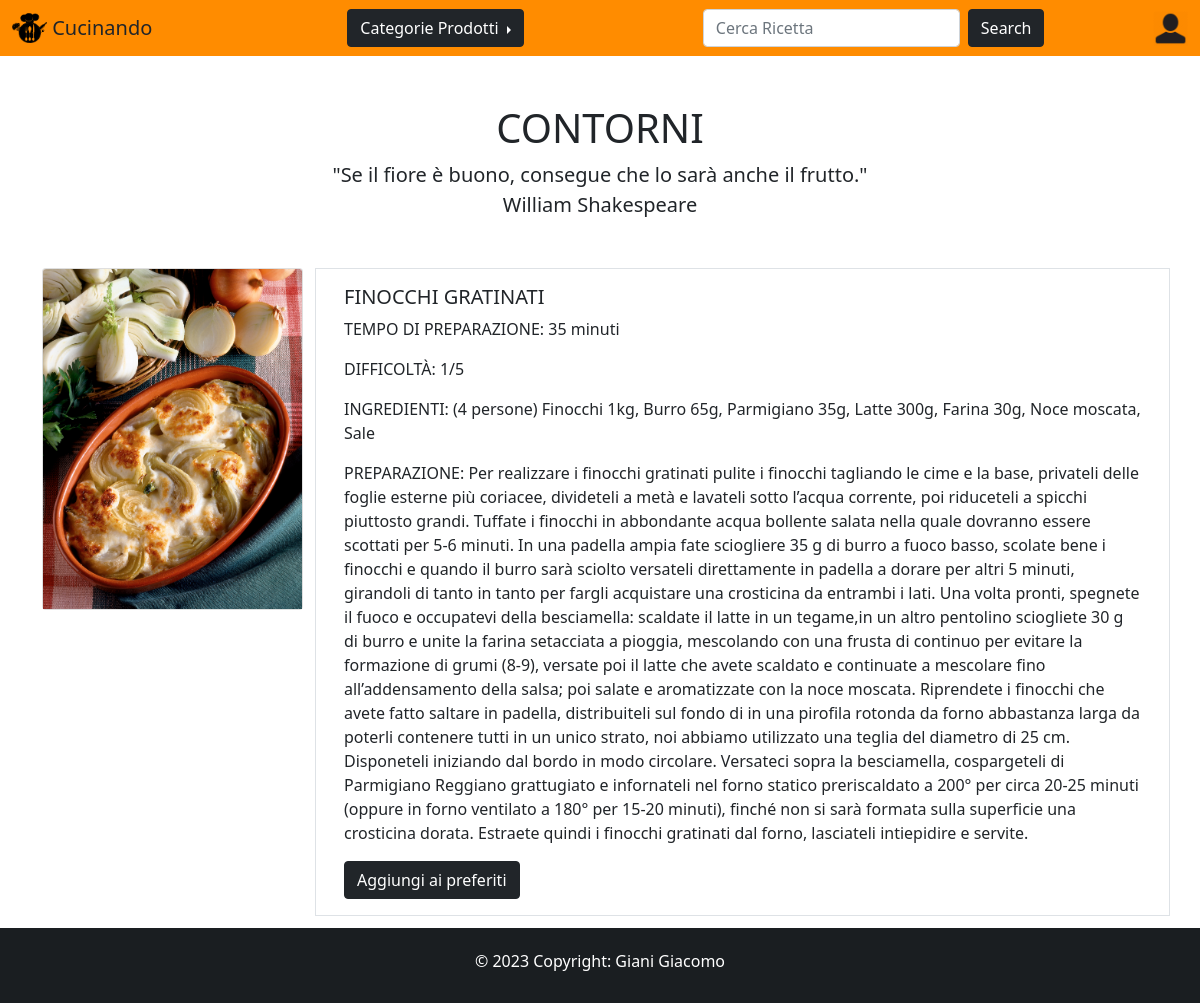
Screenshot of /home/contorni with the database file from the repository.
### ricette/models.py (models this page shows, shortened)
class Ricetta(models.Model):
    immagine = models.ImageField()
    nome = models.CharField(max_length=30)
    ingredienti = models.CharField(max_length=2000)
    difficoltà = models.IntegerField(default=1)
    tempo = models.IntegerField(default=1)
    descrizione = models.CharField(max_length=50000)
    categoria = models.CharField(max_length=20)

### ricette/views.py (the view)
# urls.py: path('contorni', views.contorni, name='contorni'),
def contorni(request):
    ricette = Ricetta.objects.all()
    return render(request, "ricette/contorni.html",  {'ricette': ricette})

### ricette/templates/ricette/contorni.html (shortened to what this page needs)
{% extends 'ricette/common.html' %}
{% block content %}
    <nav class="navbar" style="background-color: darkorange;">
        <div class="container-fluid">
            <a class="navbar-brand" href="{% url 'home' %}">
                {% load static %}
                <img src="{% static 'ricette/logo3.png' %}" alt="" width="35" height="30" class="d-inline-block align-top" style="background-color: transparent;">
                <span class="text-dark">Cucinando</span>
            </a>
            <div class="dropend">
                <button class="btn btn-dark dropdown-toggle" type="button" data-bs-toggle="dropdown" >
                    Categorie Prodotti
                </button>
            </div>
            <form class="d-flex" role="search" action="/home/search" method="get" style="margin-right: -3%">
                <input class="form-control me-2" name="query" type="search" placeholder="Cerca Ricetta" aria-label="Search">
                <button class="btn btn-dark" type="submit">Search</button>
            </form>
            <a style="margin-left: -3%" href="{% url 'accedi' %}">
                {% load static %}
                <img src=" {% static 'ricette/account1.png' %} " alt="" width="35" height="35" class="d-inline-block align-top">
            </a>
        </div>
    </nav>
    <div class="container my-5 text-center" style="max-width:580px">
        <h1>CONTORNI</h1>
        <p class="lead">"Se il fiore è buono, consegue che lo sarà anche il frutto."<br> William Shakespeare </p>
    </div>
<div class="container">
        <div class="row">
            {% for ricetta in ricette %}
                {% if ricetta.categoria == "Contorni"  %}
                <div class="col-lg-3">
                    <div class="card" style="width: 100%;">
                        <img src="{{ ricetta.immagine.url }}" class="card-img-top" alt="..." style="height: 340px;">
                    </div>
                </div>
                <div class="col-lg-9 border border-orange">
                    <div class="card-body">
                        <h5 class="card-title"><span style="text-transform: uppercase;">{{ ricetta.nome }}</span></h5>
                        <p class="card-text"><span style="text-transform: uppercase;">Tempo di Preparazione:</span> {{ ricetta.tempo }} minuti</p>
                        <p class="card-text"><span style="text-transform: uppercase;">Difficoltà: </span>{{ ricetta.difficoltà }}/5</p>
                        <p class="card-text"><span style="text-transform: uppercase;">Ingredienti: </span>{{ ricetta.ingredienti }}</p>
                        <p class="card-text"><span style="text-transform: uppercase;">Preparazione: </span>{{ ricetta.descrizione }}</p>
                        <a href="{% url 'accedi' %}" class="btn btn-dark">Aggiungi ai preferiti</a>
                    </div>
                </div>
                {% endif %}
            {% endfor %}
        </div>
    </div>
{% endblock %}

### rows the page displays
Ricetta: immagine (picture), nome "FINOCCHI GRATINATI", tempo "35", difficoltà "1", ingredienti "(4 persone) Finocchi 1kg, Burro 65g, Parmigiano 35g, Latte 300g, Farina 30g, Noce moscata, Sale", descrizione "Per realizzare i finocchi gratinati pulite i finocchi tagliando le cime e la base, privateli delle foglie esterne più coriacee, divideteli a metà e lavateli sotto l’acqua corrente, poi riduceteli a spicchi piuttosto grandi. Tuffate i finocchi in abbondante acqua bollente salata nella quale dovranno essere scottati per 5-6 minuti. In una padella ampia fate sciogliere 35 g di burro a fuoco basso, scolate bene i finocchi e quando il burro sarà sciolto versateli direttamente in padella a dorare per altri 5 minuti, girandoli di tanto in tanto per fargli acquistare una crosticina da entrambi i lati. Una volta pronti, spegnete il fuoco e occupatevi della besciamella: scaldate il latte in un…"
